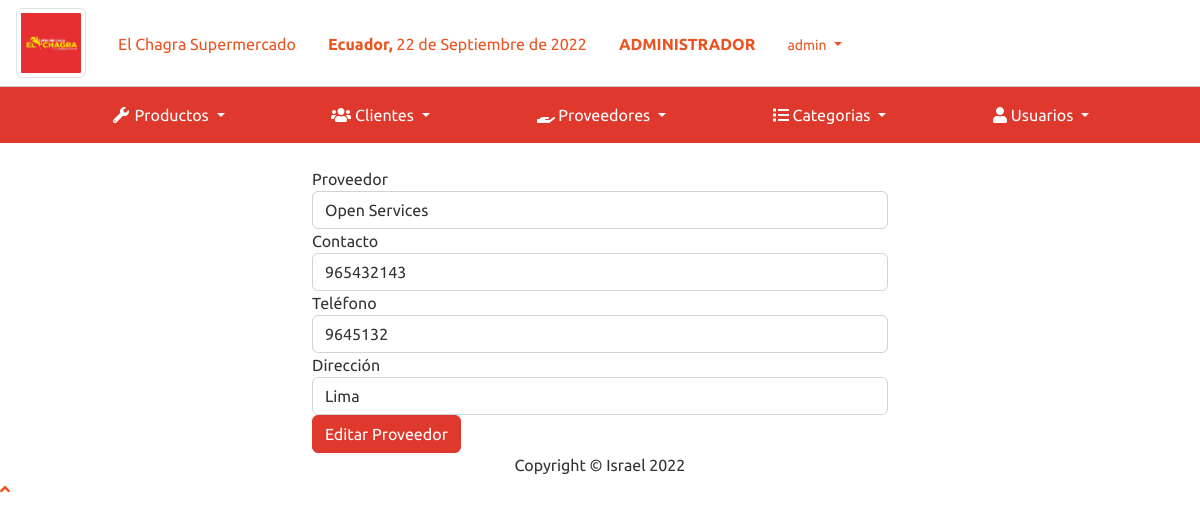
The app's page /sistema/editar_proveedor.php?id=1 (signed in) with its own data.
### tables this page shows
CREATE TABLE `proveedor` (
  `codproveedor` int(11) NOT NULL,
  `proveedor` varchar(100) NOT NULL,
  `contacto` varchar(100) NOT NULL,
  `telefono` int(11) NOT NULL,
  `direccion` varchar(100) NOT NULL,
  `usuario_id` int(11) NOT NULL
);

### sistema/editar_proveedor.php (the view, shortened to what this page needs)
<?php
include "includes/header.php";
include "../conexion.php";
$idproveedor = $_REQUEST['id'];
$sql = mysqli_query($conexion, "SELECT * FROM proveedor WHERE codproveedor = $idproveedor");
$result_sql = mysqli_num_rows($sql);
if ($result_sql == 0) {
  header("Location: lista_proveedor.php");
} else {
  while ($data = mysqli_fetch_array($sql)) {
    $proveedor = $data['proveedor'];
    $contacto = $data['contacto'];
    $telefono = $data['telefono'];
    $direccion = $data['direccion'];
  }
}
?>
<div class="container-fluid">
  <div class="row">
    <div class="col-lg-6 m-auto">
      <form class="" action="" method="post">
        <div class="form-group">
          <label for="proveedor">Proveedor</label>
          <input type="text" placeholder="Ingrese proveedor" name="proveedor" class="form-control" id="proveedor" value="<?php echo $proveedor; ?>">
        </div>
        <div class="form-group">
          <label for="nombre">Contacto</label>
          <input type="text" placeholder="Ingrese contacto" name="contacto" class="form-control" id="contacto" value="<?php echo $contacto; ?>">
        </div>
        <div class="form-group">
          <label for="telefono">Teléfono</label>
          <input type="number" placeholder="Ingrese Teléfono" name="telefono" class="form-control" id="telefono" value="<?php echo $telefono; ?>">
        </div>
        <div class="form-group">
          <label for="direccion">Dirección</label>
          <input type="text" placeholder="Ingrese Direccion" name="direccion" class="form-control" id="direccion" value="<?php echo $direccion; ?>">
        </div>
        <input type="submit" value="Editar Proveedor" class="btn btn-danger">
      </form>
    </div>
  </div>
</div>
</div>
<?php include_once "includes/footer.php"; ?>

### records on screen
proveedor: proveedor "Open Services", contacto "965432143", telefono "9645132", direccion "Lima"

### other values on screen
fechaPeru() "22 de Septiembre de 2022"
$_SESSION['nombre'] "admin"
